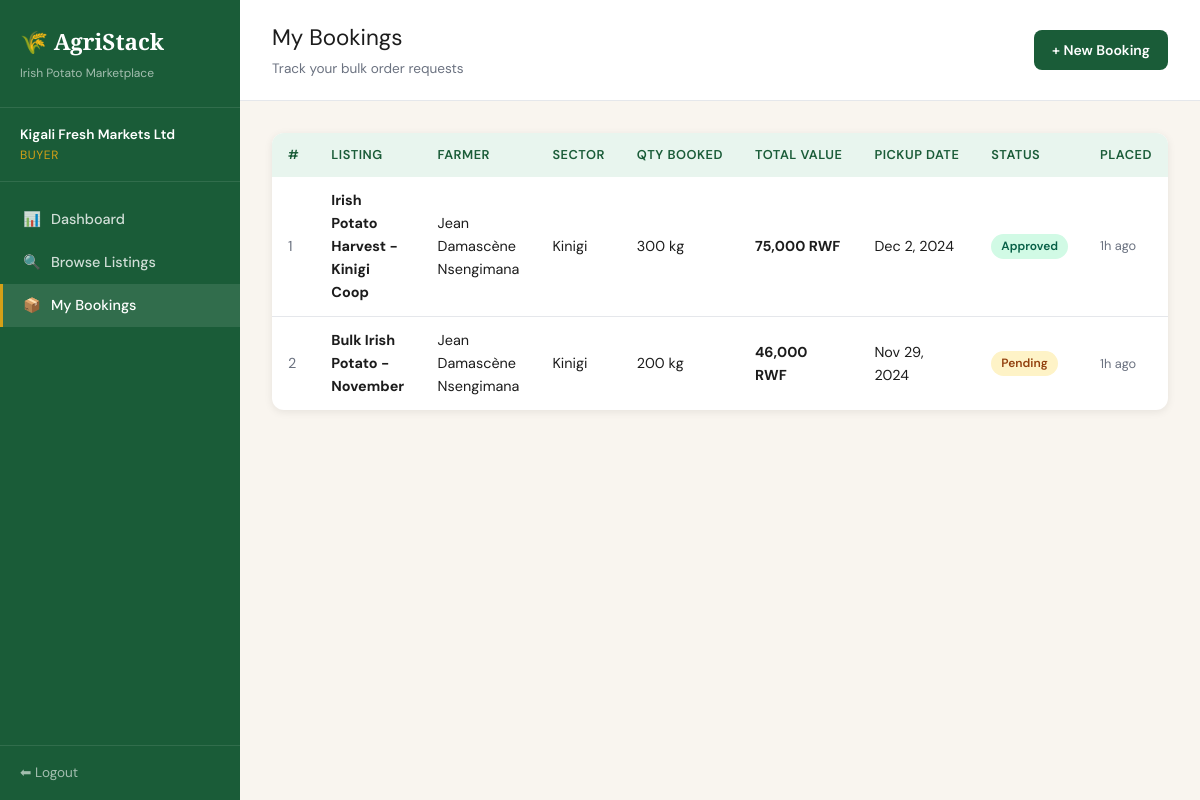
Page /buyer/bookings (signed in) on the committed database.
### tables this page shows
CREATE TABLE bookings (
    id              INT AUTO_INCREMENT PRIMARY KEY,
    listing_id      INT NOT NULL,
    buyer_id        INT NOT NULL,
    quantity_kg     DECIMAL(10,2) NOT NULL,
    price_per_kg    DECIMAL(10,2) NOT NULL,
    total_value     DECIMAL(12,2) GENERATED ALWAYS AS (quantity_kg * price_per_kg) STORED,
    preferred_date  DATE NOT NULL,
    notes           TEXT,
    status          ENUM('pending','approved','collected') NOT NULL DEFAULT 'pending',
    created_at      DATETIME NOT NULL DEFAULT CURRENT_TIMESTAMP,
    updated_at      DATETIME ON UPDATE CURRENT_TIMESTAMP,
    FOREIGN KEY (listing_id) REFERENCES listings(id) ON DELETE CASCADE,
    FOREIGN KEY (buyer_id) REFERENCES users(id) ON DELETE CASCADE
);

CREATE TABLE listings (
    id              INT AUTO_INCREMENT PRIMARY KEY,
    farmer_id       INT NOT NULL,
    title           VARCHAR(200) NOT NULL DEFAULT 'Irish Potato Harvest',
    quantity_kg     DECIMAL(10,2) NOT NULL,
    price_per_kg    DECIMAL(10,2) NOT NULL,
    pickup_sector   VARCHAR(100) NOT NULL,
    harvest_date    DATE NOT NULL,
    description     TEXT,
    status          ENUM('pending','approved','rejected') NOT NULL DEFAULT 'pending',
    created_at      DATETIME NOT NULL DEFAULT CURRENT_TIMESTAMP,
    updated_at      DATETIME ON UPDATE CURRENT_TIMESTAMP,
    FOREIGN KEY (farmer_id) REFERENCES users(id) ON DELETE CASCADE
);

CREATE TABLE users (
    id          INT AUTO_INCREMENT PRIMARY KEY,
    name        VARCHAR(150) NOT NULL,
    email       VARCHAR(150) NOT NULL UNIQUE,
    password    VARCHAR(255) NOT NULL,
    phone       VARCHAR(20),
    role        ENUM('farmer','buyer','admin') NOT NULL DEFAULT 'farmer',
    sector      VARCHAR(100),
    is_active   TINYINT(1) NOT NULL DEFAULT 1,
    created_at  DATETIME NOT NULL DEFAULT CURRENT_TIMESTAMP
);

### app/controllers/BuyerController.php (called while the page is built, shortened)
<?php
require_once __DIR__ . '/../models/BookingModel.php';
class BuyerController {
    private BookingModel $bookingModel;
    public function __construct() {
        $this->bookingModel = new BookingModel();
    }
    public function bookings(): void {
        $user     = currentUser();
        $bookings = $this->bookingModel->getByBuyer($user['id']);
        require_once __DIR__ . '/../views/buyer/bookings.php';
    }
}

### index.php (called while the page is built, shortened)
<?php
require_once __DIR__ . '/app/core/Database.php';
require_once __DIR__ . '/app/core/helpers.php';
$requestUri  = $_SERVER['REQUEST_URI'];
$scriptName  = dirname($_SERVER['SCRIPT_NAME']);
$path        = str_replace($scriptName, '', $requestUri);
$path        = strtok($path, '?');
$path        = rtrim($path, '/') ?: '/';
$routes = [
    'GET' => [
        '/'                        => ['AuthController',    'index'],
        '/login'                   => ['AuthController',    'loginForm'],
        '/register'                => ['AuthController',    'registerForm'],
        '/logout'                  => ['AuthController',    'logout'],
        '/farmer/dashboard'        => ['FarmerController',  'dashboard'],
        '/farmer/listings'         => ['FarmerController',  'listings'],
        '/farmer/listings/create'  => ['FarmerController',  'createForm'],
        '/farmer/listings/edit'    => ['FarmerController',  'editForm'],
        '/farmer/listings/delete'  => ['FarmerController',  'delete'],
        '/farmer/bookings'         => ['FarmerController',  'bookings'],
        '/buyer/dashboard'         => ['BuyerController',   'dashboard'],
        '/buyer/listings'          => ['BuyerController',   'listings'],
        '/buyer/book'              => ['BuyerController',   'bookForm'],
        '/buyer/bookings'          => ['BuyerController',   'bookings'],
        '/admin/dashboard'         => ['AdminController',   'dashboard'],
        '/admin/listings'          => ['AdminController',   'listings'],
        '/admin/listings/approve'  => ['AdminController',   'approveListing'],
        '/admin/listings/reject'   => ['AdminController',   'rejectListing'],
        '/admin/bookings'          => ['AdminController',   'bookings'],
        '/admin/bookings/advance'  => ['AdminController',   'advanceBooking'],
        '/admin/users'             => ['AdminController',   'users'],
        '/admin/users/toggle'      => ['AdminController',   'toggleUser'],
        '/admin/audit-log'         => ['AdminController',   'auditLog'],
    ],
    'POST' => [
        '/login'                   => ['AuthController',    'login'],
        '/register'                => ['AuthController',    'register'],
        '/farmer/listings/create'  => ['FarmerController',  'create'],
        '/farmer/listings/edit'    => ['FarmerController',  'edit'],
        '/buyer/book'              => ['BuyerController',   'book'],
    ],
];
$method = $_SERVER['REQUEST_METHOD'];
$route  = $routes[$method][$path] ?? null;
[$controllerName, $action] = $route;
$controller = new $controllerName();
$controller->$action();

### app/core/Database.php (called while the page is built, shortened)
<?php
class Database {
    private static $instance = null;
    private $conn;
    private function __construct() {
        $this->conn = new mysqli(DB_HOST, DB_USER, DB_PASS, DB_NAME, DB_PORT);
        $this->conn->set_charset("utf8mb4");
    }
    public static function getInstance(): Database {
        if (self::$instance === null) {
            self::$instance = new Database();
        }
        return self::$instance;
    }
    public function query(string $sql, string $types = '', array $params = []): mysqli_result|bool {
        $stmt = $this->conn->prepare($sql);
        if ($types && $params) {
            $stmt->bind_param($types, ...$params);
        }
        $stmt->execute();
        $result = $stmt->get_result();
        return $result !== false ? $result : true;
    }
    public function fetchAll(string $sql, string $types = '', array $params = []): array {
        $result = $this->query($sql, $types, $params);
        if ($result instanceof mysqli_result) {
            return $result->fetch_all(MYSQLI_ASSOC);
        }
        return [];
    }
}

### app/models/BookingModel.php (called while the page is built, shortened)
<?php
class BookingModel {
    private Database $db;
    public function __construct() {
        $this->db = Database::getInstance();
    }
    public function getByBuyer(int $buyerId): array {
        return $this->db->fetchAll(
            "SELECT b.*, l.title as listing_title, l.pickup_sector, u.name as farmer_name
             FROM bookings b
             JOIN listings l ON b.listing_id = l.id
             JOIN users u ON l.farmer_id = u.id
             WHERE b.buyer_id = ?
             ORDER BY b.created_at DESC",
            'i', [$buyerId]
        );
    }
}

### app/views/buyer/bookings.php (the view, shortened to what this page needs)
<?php $pageTitle = 'My Bookings'; require_once __DIR__ . '/../partials/header.php'; ?>
<div class="page-header">
  <div>
    <div class="page-title">My Bookings</div>
    <div class="page-subtitle">Track your bulk order requests</div>
  </div>
  <a href="<?= BASE_URL ?>/buyer/listings" class="btn btn-primary">+ New Booking</a>
</div>
<div class="page-body">
  <div class="card">
    <div class="table-wrap">
      <?php if (empty($bookings)): ?>
        <div class="empty-state">
          <div class="empty-icon">📦</div>
          <h3>No bookings yet</h3>
          <p>Browse available listings and place your first bulk order.</p>
          <a href="<?= BASE_URL ?>/buyer/listings" class="btn btn-primary" style="margin-top:16px">Browse Listings</a>
        </div>
      <?php else: ?>
      <table>
        <thead>
          <tr><th>#</th><th>Listing</th><th>Farmer</th><th>Sector</th><th>Qty Booked</th><th>Total Value</th><th>Pickup Date</th><th>Status</th><th>Placed</th></tr>
        </thead>
        <tbody>
          <?php foreach ($bookings as $i => $b): ?>
          <tr>
            <td style="color:var(--text-muted)"><?= $i+1 ?></td>
            <td><strong><?= e($b['listing_title']) ?></strong></td>
            <td><?= e($b['farmer_name']) ?></td>
            <td><?= e($b['pickup_sector']) ?></td>
            <td><?= number_format($b['quantity_kg']) ?> kg</td>
            <td><strong><?= formatRwf($b['total_value']) ?></strong></td>
            <td><?= date('M j, Y', strtotime($b['preferred_date'])) ?></td>
            <td><?= statusBadge($b['status']) ?></td>
            <td style="font-size:0.8rem;color:var(--text-muted)"><?= timeAgo($b['created_at']) ?></td>
          </tr>
          <?php endforeach; ?>
        </tbody>
      </table>
      <?php endif; ?>
    </div>
  </div>
</div>
<?php require_once __DIR__ . '/../partials/footer.php'; ?>

### app/core/helpers.php (shortened to what this page needs)
<?php
function currentUser(): array {
    return [
        'id'   => $_SESSION['user_id'] ?? null,
        'name' => $_SESSION['user_name'] ?? '',
        'role' => $_SESSION['user_role'] ?? '',
    ];
}
function e(mixed $val): string {
    return htmlspecialchars((string)$val, ENT_QUOTES, 'UTF-8');
}
function formatRwf(float $amount): string {
    return number_format($amount, 0, '.', ',') . ' RWF';
}
function timeAgo(string $datetime): string {
    $now  = new DateTime();
    $then = new DateTime($datetime);
    $diff = $now->diff($then);
    if ($diff->h > 0)     return $diff->h . 'h ago';
    return 'just now';
}
function statusBadge(string $status): string {
    $map = [
        'pending'  => ['#FEF3C7', '#92400E'],
        'approved' => ['#D1FAE5', '#065F46'],
        'collected'=> ['#DBEAFE', '#1E40AF'],
        'rejected' => ['#FEE2E2', '#991B1B'],
    ];
    [$bg, $fg] = $map[$status] ?? ['#F3F4F6', '#374151'];
    $label = ucfirst($status);
    return "<span class='badge' style='background:$bg;color:$fg'>$label</span>";
}

### public/css/style.css (style rules this page uses)
:root { --green-dark: #1A5C38; --green-mid: #2E8B57; --green-light:#E8F5EE; --gold: #D4A017; --gold-light: #FFF8E1; --cream: #F9F5EF; --white: #FFFFFF; --text-dark: #1C1C1C; --text-muted: #6B7280; --red: #DC2626; --amber: #F59E0B; --blue: #2563EB; --border: #E5E7EB; --shadow: 0 2px 8px rgba(0,0,0,0.08); --shadow-md: 0 4px 16px rgba(0,0,0,0.12); --radius: 12px; --radius-sm: 8px; }
*, *::before, *::after { box-sizing: border-box; margin: 0; padding: 0; }
html { font-size: 16px; scroll-behavior: smooth; }
body { font-family: 'DM Sans', sans-serif; background: var(--cream); color: var(--text-dark); line-height: 1.6; min-height: 100vh; }
a { color: var(--green-mid); text-decoration: none; }
.page-header { background: var(--white); border-bottom: 1px solid var(--border); padding: 20px 32px; display: flex; align-items: center; justify-content: space-between; gap: 16px; flex-wrap: wrap; }
.page-title { font-size: 1.4rem; color: var(--text-dark); }
.page-subtitle { font-size: 0.85rem; color: var(--text-muted); margin-top: 2px; }
.page-body { padding: 32px; flex: 1; }
.card { background: var(--white); border-radius: var(--radius); box-shadow: var(--shadow); overflow: hidden; margin-bottom: 24px; }
.table-wrap { overflow-x: auto; }
table { width: 100%; border-collapse: collapse; font-size: 0.9rem; }
thead th { background: var(--green-light); color: var(--green-dark); font-weight: 600; padding: 12px 16px; text-align: left; font-size: 0.8rem; text-transform: uppercase; letter-spacing: 0.04em; white-space: nowrap; }
tbody tr { border-bottom: 1px solid var(--border); transition: background 0.1s; }
tbody tr:last-child { border-bottom: none; }
tbody td { padding: 12px 16px; color: var(--text-dark); vertical-align: middle; }
.badge { display: inline-flex; align-items: center; padding: 3px 10px; border-radius: 20px; font-size: 0.75rem; font-weight: 600; white-space: nowrap; }
.btn { display: inline-flex; align-items: center; gap: 6px; padding: 9px 18px; border-radius: var(--radius-sm); font-family: 'DM Sans', sans-serif; font-size: 0.875rem; font-weight: 600; cursor: pointer; border: none; text-decoration: none; transition: all 0.15s ease; min-height: 40px; white-space: nowrap; }
.btn-primary { background: var(--green-dark); color: #fff; }

### rows in the picture
bookings: listing.title "Irish Potato Harvest - Kinigi Coop", users.name "Jean Damascène Nsengimana", listing.pickup_sector "Kinigi", quantity_kg "300", total_value "75,000 RWF", preferred_date "Dec 2, 2024", status "Approved", created_at "1h ago"
bookings: listing.title "Bulk Irish Potato - November", users.name "Jean Damascène Nsengimana", listing.pickup_sector "Kinigi", quantity_kg "200", total_value "46,000 RWF", preferred_date "Nov 29, 2024", status "Pending", created_at "1h ago"

### other values in the picture
$u['name'] "Kigali Fresh Markets Ltd"
$role "BUYER"
$item['icon'] "📊"
$item['label'] "Dashboard"
$item['icon'] "🔍"
$item['label'] "Browse Listings"
$item['icon'] "📦"
$item['label'] "My Bookings"
